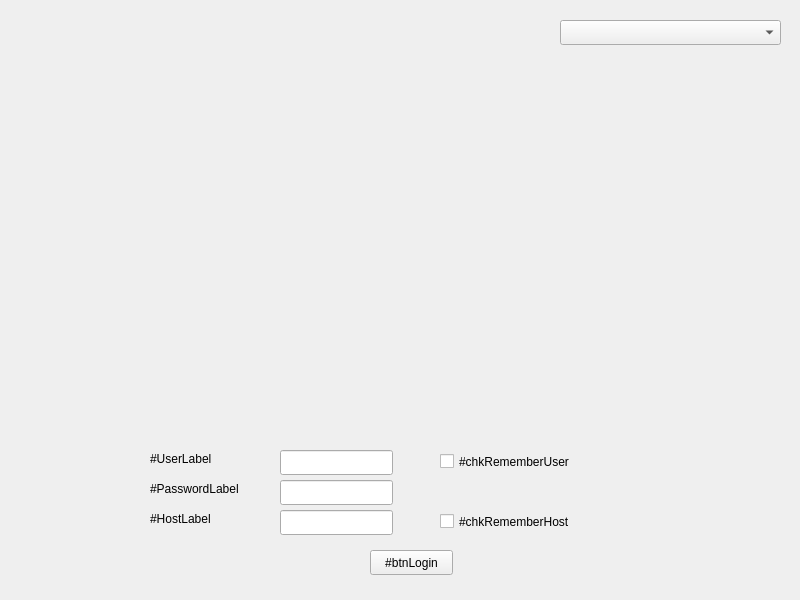
<?xml version="1.0" encoding="UTF-8"?>
<ui version="4.0">
 <class>login</class>
 <widget class="QWidget" name="login">
  <property name="geometry">
   <rect>
    <x>0</x>
    <y>0</y>
    <width>800</width>
    <height>600</height>
   </rect>
  </property>
  <property name="windowTitle">
   <string>login</string>
  </property>
  <widget class="QComboBox" name="comboBox">
   <property name="geometry">
    <rect>
     <x>560</x>
     <y>20</y>
     <width>221</width>
     <height>25</height>
    </rect>
   </property>
  </widget>
  <widget class="QLabel" name="label">
   <property name="geometry">
    <rect>
     <x>110</x>
     <y>80</y>
     <width>533</width>
     <height>357</height>
    </rect>
   </property>
   <property name="text">
    <string/>
   </property>
   <property name="pixmap">
    <pixmap>../../imgs/UBUVoiceAssistant_logo.png</pixmap>
   </property>
  </widget>
  <widget class="QLabel" name="label_2">
   <property name="geometry">
    <rect>
     <x>150</x>
     <y>450</y>
     <width>91</width>
     <height>17</height>
    </rect>
   </property>
   <property name="text">
    <string>#UserLabel</string>
   </property>
  </widget>
  <widget class="QLabel" name="label_3">
   <property name="geometry">
    <rect>
     <x>150</x>
     <y>480</y>
     <width>121</width>
     <height>17</height>
    </rect>
   </property>
   <property name="text">
    <string>#PasswordLabel</string>
   </property>
  </widget>
  <widget class="QLabel" name="label_4">
   <property name="geometry">
    <rect>
     <x>150</x>
     <y>510</y>
     <width>101</width>
     <height>17</height>
    </rect>
   </property>
   <property name="text">
    <string>#HostLabel</string>
   </property>
  </widget>
  <widget class="QLineEdit" name="lineEdit">
   <property name="geometry">
    <rect>
     <x>280</x>
     <y>450</y>
     <width>113</width>
     <height>25</height>
    </rect>
   </property>
  </widget>
  <widget class="QLineEdit" name="lineEdit_2">
   <property name="geometry">
    <rect>
     <x>280</x>
     <y>480</y>
     <width>113</width>
     <height>25</height>
    </rect>
   </property>
  </widget>
  <widget class="QLineEdit" name="lineEdit_3">
   <property name="geometry">
    <rect>
     <x>280</x>
     <y>510</y>
     <width>113</width>
     <height>25</height>
    </rect>
   </property>
  </widget>
  <widget class="QCheckBox" name="checkBox">
   <property name="geometry">
    <rect>
     <x>440</x>
     <y>450</y>
     <width>191</width>
     <height>23</height>
    </rect>
   </property>
   <property name="text">
    <string>#chkRememberUser</string>
   </property>
  </widget>
  <widget class="QCheckBox" name="checkBox_2">
   <property name="geometry">
    <rect>
     <x>440</x>
     <y>510</y>
     <width>181</width>
     <height>23</height>
    </rect>
   </property>
   <property name="text">
    <string>#chkRememberHost</string>
   </property>
  </widget>
  <widget class="QPushButton" name="pushButton">
   <property name="geometry">
    <rect>
     <x>370</x>
     <y>550</y>
     <width>83</width>
     <height>25</height>
    </rect>
   </property>
   <property name="text">
    <string>#btnLogin</string>
   </property>
  </widget>
 </widget>
 <resources/>
 <connections/>
</ui>
